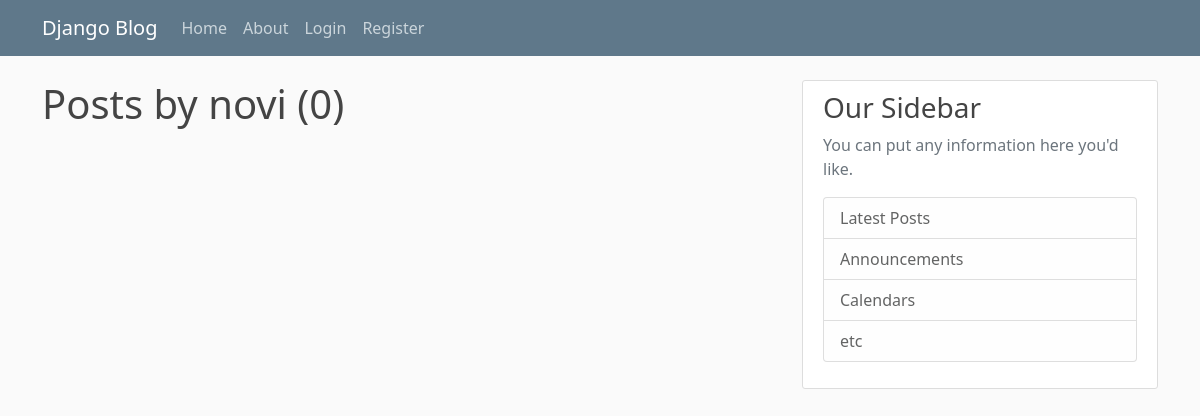
/user/novi, run on an earlier commit of the app's database.
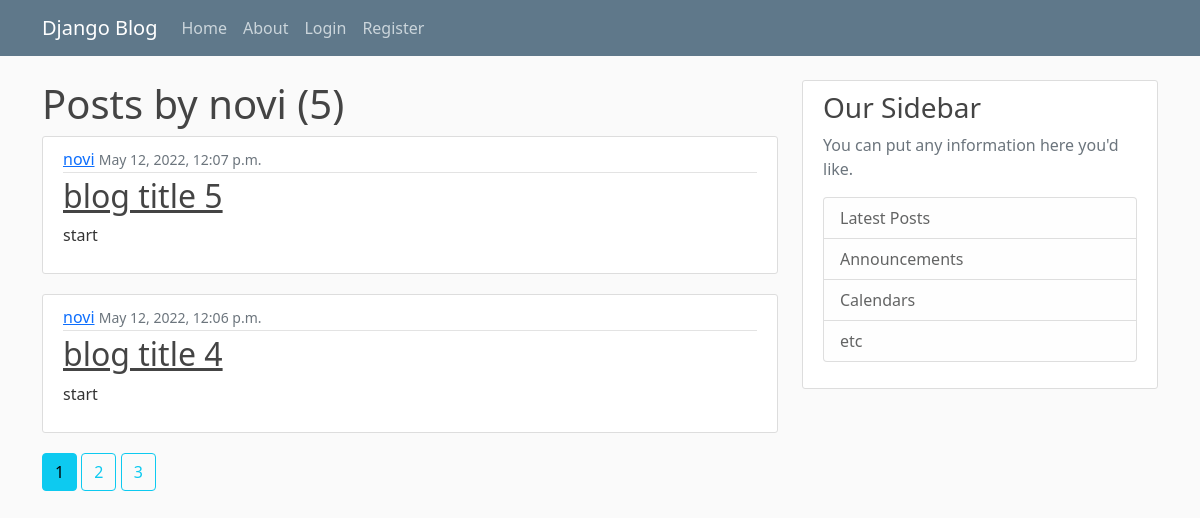
And on a later commit of the database.
### blog/models.py (models this page shows, shortened)
class Post(models.Model):
    title = models.CharField(max_length=100)
    content = models.TextField()
    date_posted = models.DateTimeField(default=timezone.now)
    author = models.ForeignKey(User, on_delete=models.CASCADE)

### blog/views.py (the view)
# urls.py: path('user/<str:username>', UserPostListView.as_view(), name="user-posts"),
class UserPostListView(ListView):
    model = Post
    template_name = 'blog/user_posts.html' # template_name = <app>/<model>_<viewtype>.html -> default value
    context_object_name = 'posts'
    paginate_by = 2
    def get_queryset(self):
        user = get_object_or_404(User, username=self.kwargs.get('username'))
        return Post.objects.filter(author=user).order_by('-date_posted')

### blog/templates/blog/user_posts.html
{% extends 'blog/base.html' %}
{% block content %}
    <h1 class="mb -3">Posts by {{ view.kwargs.username }} ({{page_obj.paginator.count}})</h1>
    {% for post in posts %}
        <article class="media content-section">
          <div class="media-body">
            <div class="article-metadata">
              <a class="mr-2" href="{% url 'user-posts' post.author.username %}">{{ post.author }}</a>
              <small class="text-muted">{{ post.date_posted }}</small>
            </div>
            <h2><a class="article-title" href="{% url 'post-detail' post.id %}">{{ post.title }}</a></h2>
            <p class="article-content">{{ post.content }}</p>
          </div>
        </article>
    {% endfor %}
    {% if is_paginated %}
        {% for num in page_obj.paginator.page_range %}
            {% if page_obj.number == num %}
                <a class="btn btn-info mb-4" href="?page={{num}}">{{ num }}</a>
            {% elif num > page_obj.number|add:'-3' and num < page_obj.number|add:'3' %}
                <a class="btn btn-outline-info mb-4" href="?page={{num}}">{{ num }}</a>
            {% endif %}
        {% endfor %}
    {% endif %}
{% endblock content %}

### blog/templates/blog/base.html (shortened to what this page needs)
{% load static %}
<!DOCTYPE html>
<html lang="en">
<head>
    <link href="https://cdn.jsdelivr.net/npm/bootstrap@5.1.3/dist/css/bootstrap.min.css" rel="stylesheet">
    <link rel="stylesheet" type="text/css" href="{% static 'blog/main.css' %}">
</head>
<body>
    <header class="site-header">
      <nav class="navbar navbar-expand-md navbar-dark bg-steel fixed-top">
        <div class="container">
          <a class="navbar-brand mr-4" href="/">Django Blog</a>
          <div class="collapse navbar-collapse" id="navbarToggle">
            <div class="navbar-nav mr-auto">
              <a class="nav-item nav-link" href="{% url 'blog-home' %}">Home</a>
              <a class="nav-item nav-link" href="{% url 'blog-about' %}">About</a>
            </div>
            <div class="navbar-nav">
            {% if user.is_authenticated %}
                <a class="nav-item nav-link" href="{% url 'post-create' %}">New Post</a>
                <a class="nav-item nav-link" href="{% url 'profile' %}">Profile</a>
                <a class="nav-item nav-link" href="{% url 'logout' %}">Logout</a>
            {% else %}
                <a class="nav-item nav-link" href="{% url 'login' %}">Login</a>
                <a class="nav-item nav-link" href="{% url 'register' %}">Register</a>
            {% endif %}
            </div>
          </div>
        </div>
      </nav>
    </header>
    <main role="main" class="container">
      <div class="row">
        <div class="col-md-8">
            {% block content %}{% endblock %}
        </div>
        <div class="col-md-4">
          <div class="content-section">
            <h3>Our Sidebar</h3>
            <p class='text-muted'>You can put any information here you'd like.
              <ul class="list-group">
                <li class="list-group-item list-group-item-light">Latest Posts</li>
                <li class="list-group-item list-group-item-light">Announcements</li>
                <li class="list-group-item list-group-item-light">Calendars</li>
                <li class="list-group-item list-group-item-light">etc</li>
              </ul>
            </p>
          </div>
        </div>
      </div>
    </main>
</body>
</html>

### blog/static/blog/main.css (style rules this page uses)
body { background: #fafafa; color: #333333; margin-top: 5rem; }
h1, h2, h3, h4, h5, h6 { color: #444444; }
ul { margin: 0; }
.bg-steel { background-color: #5f788a; }
.site-header .navbar-nav .nav-link { color: #cbd5db; }
.content-section { background: #ffffff; padding: 10px 20px; border: 1px solid #dddddd; border-radius: 3px; margin-bottom: 20px; }
.article-title { color: #444444; }
.article-content { white-space: pre-line; }
.article-metadata { padding-bottom: 1px; margin-bottom: 4px; border-bottom: 1px solid #e3e3e3 }

What changed in the data, as far as the page shows it:
added Post: author "novi", date_posted "May 12, 2022, 12:07 p.m.", title "blog title 5", content "start"
added Post: author "novi", date_posted "May 12, 2022, 12:06 p.m.", title "blog title 4", content "start"
Also different on the page:
{{ page_obj.paginator.count }}: "0" → "5"
new list line: "1"
new list line: "2"
new list line: "3"
